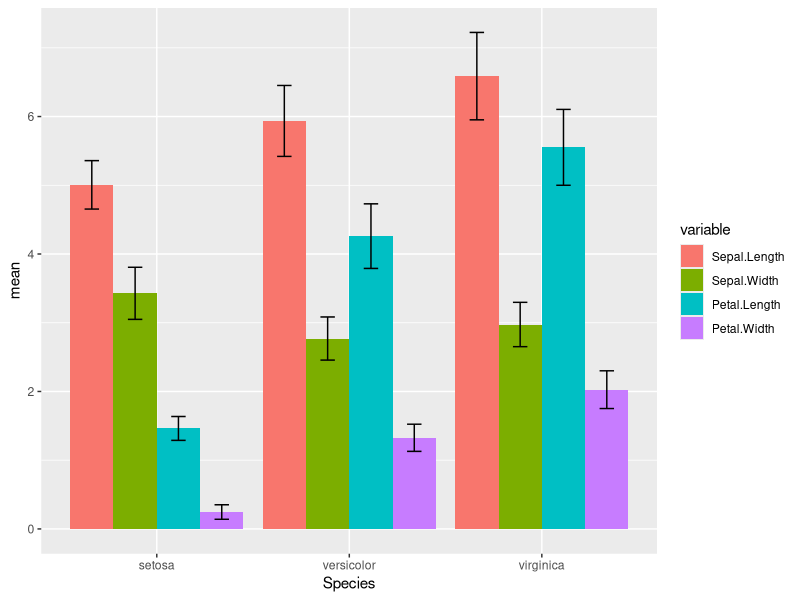

This chart was generated by the following R code:
## ---- chunk 1
library(ggplot2)
library(dplyr)
library(reshape2)
## ---- chunk 2
head(iris)
iris_select <- select(iris, Sepal.Length, Sepal.Width, Species)
head(iris_select)
## ---- chunk 3
str(iris)
iris_filter <- filter(iris, Species=="setosa")
str(iris_filter)
## ---- chunk 4
str(iris_select)
iris_group <- group_by(iris_select, Species)
str(iris_group)
## ---- chunk 5
iris_mean <- summarise(iris_group, 
          mean(Sepal.Length), 
          mean(Sepal.Width))
head(iris_mean)
## ---- chunk 6
iris_mean <- summarize_all(iris_group, mean)
head(iris_mean)
## ---- chunk 7
iris_sd <- summarize_all(iris_group, sd)
head(iris_sd)
## ---- chunk 8
iris_join <- inner_join(iris_mean, iris_sd, by="Species")
iris_join
## ---- chunk 9
melt(iris_join, id.vars="Species")
## ---- chunk 10
iris_mean <- iris %>% group_by(Species) %>% summarise_all(mean) %>% melt(value.name="mean")
iris_sd <- iris %>% group_by(Species) %>% summarise_all(sd) %>% melt(value.name="sd")
iris_join <- inner_join(iris_mean, iris_sd, by=c("Species", "variable"))
iris_join
## ---- chunk 11
p1 <- ggplot(iris_join, aes(x=Species, y=mean, fill=variable)) +
  geom_bar(stat="identity", position="dodge") +
  geom_errorbar(aes(ymin=mean-sd, ymax=mean+sd), 
                width=0.3, position=position_dodge(0.9))
p1
